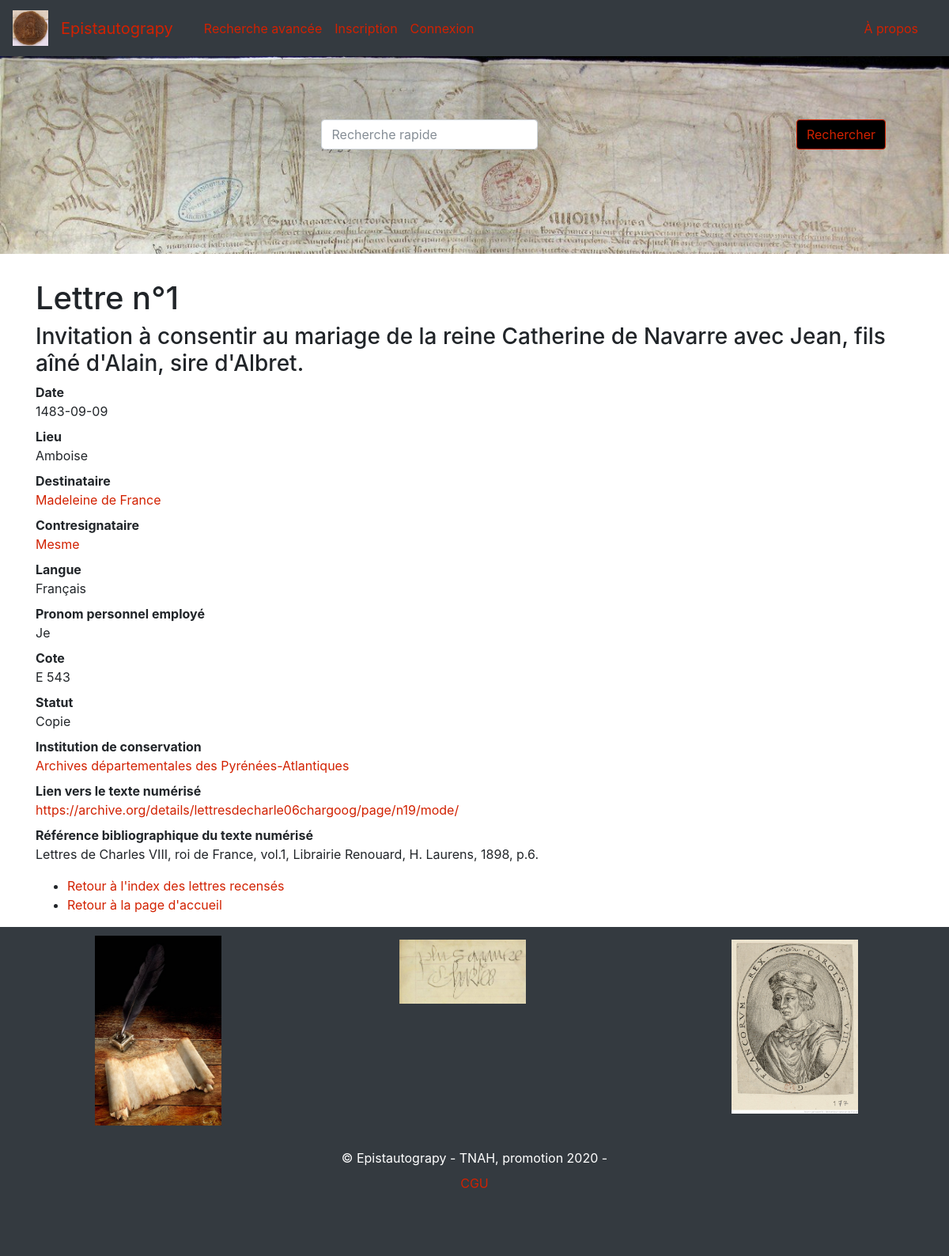
/lettre/1, run on the app's committed database.
### app/modeles/donnees.py (models this page shows, shortened)
class Lettre(db.Model) :
	__tablename__ = "lettre"
	id_lettre = db.Column(db.Integer, unique=True, nullable=False, primary_key=True, autoincrement=True)
	date_envoie_lettre = db.Column(db.Text)
	lieu_ecriture_lettre = db.Column(db.String(45))
	objet_lettre = db.Column(db.Text)
	contresignataire_lettre = db.Column(db.String(45))
	langue_lettre = db.Column(db.String(45))
	pronom_personnel_employe_lettre = db.Column(db.String(45))
	cote_lettre = db.Column(db.String(45))
	statut_lettre = db.Column(db.String(45))
	institution_id = db.Column(db.Integer, db.ForeignKey('institution_conservation.id_institution_conservation'))
	lien_image_lettre = db.Column(db.Text)
	authorships = db.relationship("User", secondary="authorship", backref="lettre", lazy="dynamic")
	correspondance = db.relationship("Destinataire", secondary="correspondance", backref="lettre", lazy="dynamic", cascade='all, delete, delete-orphan', single_parent="True")

class Destinataire(db.Model) :
	__tablename__ = "destinataire"
	id_destinataire  = db.Column(db.Integer, unique=True, nullable=False, primary_key=True, autoincrement=True)
	type_destinataire = db.Column(db.String(45))
	titre_destinataire = db.Column(db.Text)
	identite_destinataire = db.Column(db.Text)
	date_naissance = db.Column(db.Text)
	date_deces = db.Column(db.Text)
	lien_infos_destinataire = db.Column(db.Text)
	correspondance = db.relationship("Lettre", secondary="correspondance", backref="destinataire", lazy="dynamic", cascade='all, delete, delete-orphan', single_parent="True")

class Institution_Conservation(db.Model) :
	__tablename__ = "institution_conservation"
	id_institution_conservation = db.Column(db.Integer, unique=True, nullable=False, primary_key=True, autoincrement=True)
	nom_institution_conservation = db.Column(db.String(45))
	latitude_institution_conservation = db.Column(db.Float)
	longitude_institution_conservation = db.Column(db.Float)

class Image_Numerisee(db.Model):
	__tablename__ = "image_numerisee"
	id_image_numerisee = db.Column(db.Integer, unique=True, nullable=False, primary_key=True, autoincrement=True)
	url_image_numerisee = db.Column(db.Text)
	reference_bibliographique_image_numerisee = db.Column(db.Text)
	lettre_id = db.Column(db.Integer, db.ForeignKey('lettre.id_lettre'))

### app/routes.py (the view)
@app.route("/lettre/<int:id_lettre>")
def lettre(id_lettre):
	unique_lettre = Lettre.query.get(id_lettre)
	destinataire = Destinataire.query.filter(db.and_(Destinataire.id_destinataire==Correspondance.destinataire_id,Correspondance.lettre_id==Lettre.id_lettre, Lettre.id_lettre==id_lettre)).first()
	institution_conservation = Institution_Conservation.query.filter(db.and_(Institution_Conservation.id_institution_conservation==Lettre.institution_id, Lettre.id_lettre==id_lettre)).first()
	image_numerisee = Image_Numerisee.query.filter(db.and_(Image_Numerisee.lettre_id==Lettre.id_lettre, Lettre.id_lettre==id_lettre)).first()
	return render_template("pages/lettre.html", nom="Epistautograpy", lettre=unique_lettre, contresignataire=contresignataire, destinataire=destinataire, institution_conservation=institution_conservation, institution=institution, image_numerisee=image_numerisee)

### app/templates/pages/lettre.html (shortened to what this page needs)
{% extends "conteneur.html" %}
    {% block corps %}
        <h1>Lettre n°{{lettre.id_lettre}}</h1>
        <h3>{{lettre.objet_lettre}}</h3>
        <dl>
            <dt>Date</dt><dd>{{lettre.date_envoie_lettre}}</dd>
            <dt>Lieu</dt><dd>{{lettre.lieu_ecriture_lettre}}</dd>
             {% if lettre.destinataire %}
            <dt>Destinataire</dt><dd><a id="link" href="{{url_for('destinataire', id_destinataire=destinataire.id_destinataire)}}">{{destinataire.identite_destinataire}}</a></dd>
            {% endif %}
            <dt>Contresignataire</dt><dd><a id="link" href="{{url_for('contresignataire', contresignataire_lettre=lettre.contresignataire_lettre)}}">{{lettre.contresignataire_lettre}}</a></dd>
            <dt>Langue</dt><dd>{{lettre.langue_lettre}}</dd>
            <dt>Pronom personnel employé</dt><dd>{{lettre.pronom_personnel_employe_lettre}}</dd>
            <dt>Cote</dt><dd>{{lettre.cote_lettre}}</dd>
            <dt>Statut</dt><dd>{{lettre.statut_lettre}}</dd>
            {% if lettre.institution_id %}
            <dt>Institution de conservation</dt><dd><a id="link" href="{{url_for('institution', id_institution_conservation=institution_conservation.id_institution_conservation)}}">{{institution_conservation.nom_institution_conservation}}</a></dd>
            {% endif %}
            <dt>Lien vers le texte numérisé</dt><dd><a id="link" href="{{lettre.lien_image_lettre}}", target="blank">{{lettre.lien_image_lettre}}</a></dd>
            <dt>Référence bibliographique du texte numérisé</dt><dd>{{image_numerisee.reference_bibliographique_image_numerisee}}</dd>
        </dl>
        <ul>
        <li><a id="link" href="{{url_for('index_lettres')}}">Retour à l'index des lettres recensés</a></li>
        <li><a id="link" href="{{url_for('accueil')}}">Retour à la page d'accueil</a></li>
    </ul>
    </body>
    {% endblock %}

### data on the page
Lettre: id_lettre "1", objet_lettre "Invitation à consentir au mariage de la reine Catherine de Navarre avec Jean, fils aîné d'Alain, sire d'Albret.", date_envoie_lettre "1483-09-09", lieu_ecriture_lettre "Amboise", contresignataire_lettre "Mesme", langue_lettre "Français", pronom_personnel_employe_lettre "Je", cote_lettre "E 543", statut_lettre "Copie", lien_image_lettre "https://archive.org/details/lettresdecharle06chargoog/page/n19/mode/"
Destinataire: identite_destinataire "Madeleine de France"
Institution_Conservation: nom_institution_conservation "Archives départementales des Pyrénées-Atlantiques"
Image_Numerisee: reference_bibliographique_image_numerisee "Lettres de Charles VIII, roi de France, vol.1, Librairie Renouard, H. Laurens, 1898, p.6."
